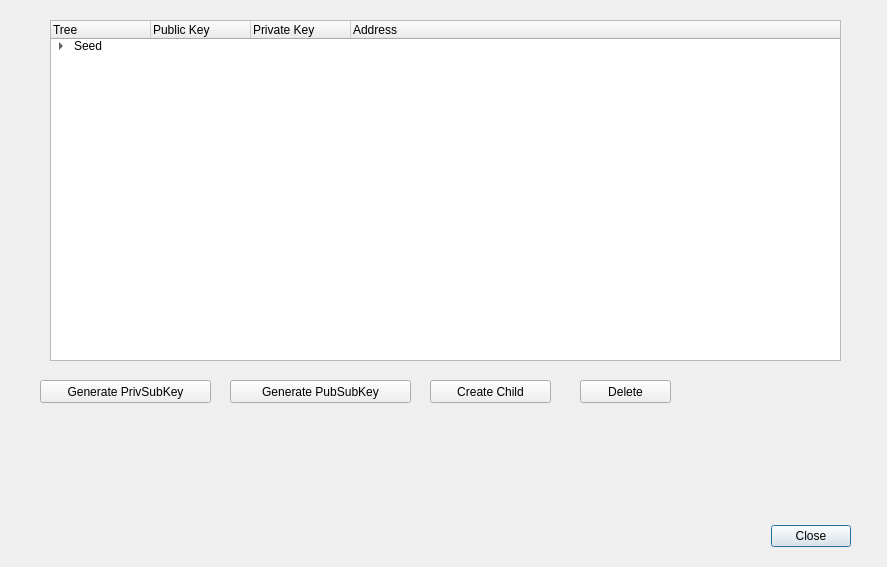
<?xml version="1.0" encoding="UTF-8"?>
<ui version="4.0">
 <class>second</class>
 <widget class="QDialog" name="second">
  <property name="geometry">
   <rect>
    <x>0</x>
    <y>0</y>
    <width>887</width>
    <height>567</height>
   </rect>
  </property>
  <property name="baseSize">
   <size>
    <width>0</width>
    <height>0</height>
   </size>
  </property>
  <property name="windowTitle">
   <string>Keyman</string>
  </property>
  <property name="sizeGripEnabled">
   <bool>false</bool>
  </property>
  <widget class="QDialogButtonBox" name="close_button">
   <property name="geometry">
    <rect>
     <x>470</x>
     <y>520</y>
     <width>381</width>
     <height>32</height>
    </rect>
   </property>
   <property name="orientation">
    <enum>Qt::Horizontal</enum>
   </property>
   <property name="standardButtons">
    <set>QDialogButtonBox::Close</set>
   </property>
  </widget>
  <widget class="QPushButton" name="gen_pubsubkey_button">
   <property name="geometry">
    <rect>
     <x>230</x>
     <y>380</y>
     <width>181</width>
     <height>23</height>
    </rect>
   </property>
   <property name="mouseTracking">
    <bool>true</bool>
   </property>
   <property name="text">
    <string>Generate PubSubKey</string>
   </property>
  </widget>
  <widget class="QPushButton" name="gen_privsubkey">
   <property name="geometry">
    <rect>
     <x>40</x>
     <y>380</y>
     <width>171</width>
     <height>23</height>
    </rect>
   </property>
   <property name="mouseTracking">
    <bool>true</bool>
   </property>
   <property name="text">
    <string>Generate PrivSubKey</string>
   </property>
  </widget>
  <widget class="QTreeWidget" name="treeWidget">
   <property name="geometry">
    <rect>
     <x>50</x>
     <y>20</y>
     <width>791</width>
     <height>341</height>
    </rect>
   </property>
   <column>
    <property name="text">
     <string>Tree</string>
    </property>
    <property name="font">
     <font>
      <weight>50</weight>
      <bold>false</bold>
     </font>
    </property>
   </column>
   <column>
    <property name="text">
     <string>Public Key</string>
    </property>
   </column>
   <column>
    <property name="text">
     <string>Private Key</string>
    </property>
   </column>
   <column>
    <property name="text">
     <string>Address</string>
    </property>
   </column>
   <item>
    <property name="text">
     <string>Seed</string>
    </property>
    <property name="text">
     <string/>
    </property>
    <property name="text">
     <string/>
    </property>
    <property name="text">
     <string/>
    </property>
    <item>
     <property name="text">
      <string>Master Key</string>
     </property>
     <property name="text">
      <string/>
     </property>
     <property name="text">
      <string/>
     </property>
     <property name="text">
      <string/>
     </property>
     <item>
      <property name="text">
       <string>Level 1 Key 0</string>
      </property>
      <property name="text">
       <string/>
      </property>
      <property name="text">
       <string/>
      </property>
      <property name="text">
       <string/>
      </property>
      <item>
       <property name="text">
        <string>Level 2 Key 0</string>
       </property>
       <property name="text">
        <string/>
       </property>
       <property name="text">
        <string/>
       </property>
       <property name="text">
        <string/>
       </property>
      </item>
     </item>
     <item>
      <property name="text">
       <string>Level 1 Key 1</string>
      </property>
      <property name="text">
       <string/>
      </property>
      <property name="text">
       <string/>
      </property>
      <property name="text">
       <string/>
      </property>
     </item>
    </item>
   </item>
  </widget>
  <widget class="QPushButton" name="gen_pubsubkey_button_2">
   <property name="geometry">
    <rect>
     <x>430</x>
     <y>380</y>
     <width>121</width>
     <height>23</height>
    </rect>
   </property>
   <property name="mouseTracking">
    <bool>true</bool>
   </property>
   <property name="text">
    <string>Create Child</string>
   </property>
  </widget>
  <widget class="QPushButton" name="gen_pubsubkey_button_3">
   <property name="geometry">
    <rect>
     <x>580</x>
     <y>380</y>
     <width>91</width>
     <height>23</height>
    </rect>
   </property>
   <property name="mouseTracking">
    <bool>true</bool>
   </property>
   <property name="text">
    <string>Delete</string>
   </property>
  </widget>
 </widget>
 <resources/>
 <connections>
  <connection>
   <sender>close_button</sender>
   <signal>accepted()</signal>
   <receiver>second</receiver>
   <slot>accept()</slot>
   <hints>
    <hint type="sourcelabel">
     <x>258</x>
     <y>274</y>
    </hint>
    <hint type="destinationlabel">
     <x>157</x>
     <y>274</y>
    </hint>
   </hints>
  </connection>
  <connection>
   <sender>close_button</sender>
   <signal>rejected()</signal>
   <receiver>second</receiver>
   <slot>reject()</slot>
   <hints>
    <hint type="sourcelabel">
     <x>316</x>
     <y>260</y>
    </hint>
    <hint type="destinationlabel">
     <x>286</x>
     <y>274</y>
    </hint>
   </hints>
  </connection>
 </connections>
</ui>
